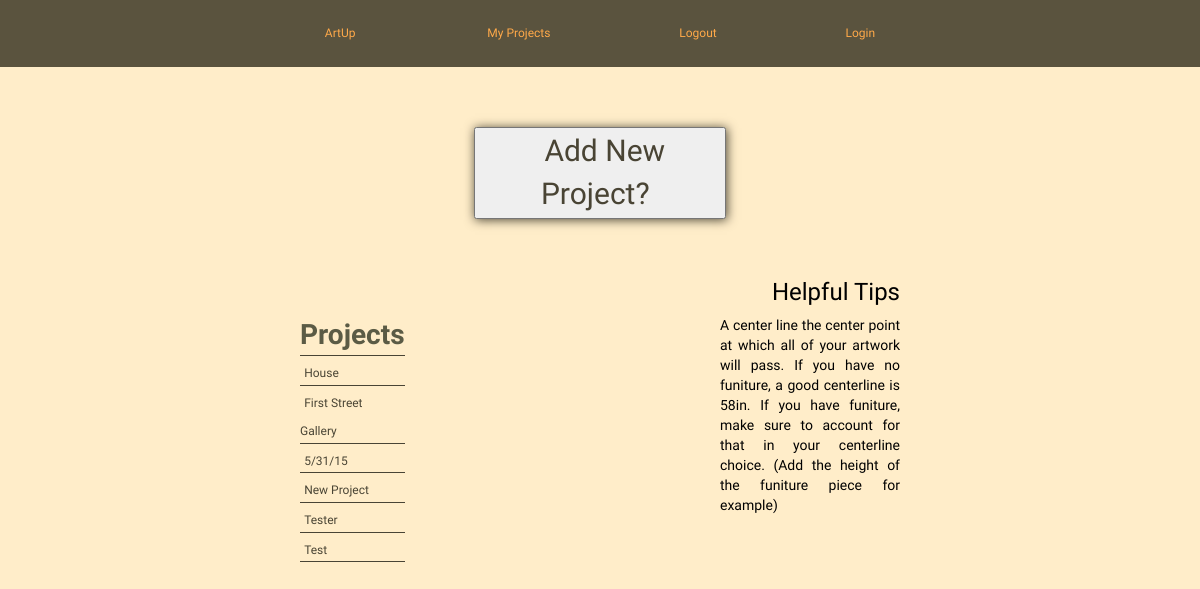
The app's page /user-profile (signed in) with its own data.
### model.py (models this page shows, shortened)
class Project(db.Model):
    __tablename__ = "projects"
    project_id = db.Column(db.Integer, autoincrement=True, primary_key=True)
    user_id = db.Column(db.Integer, db.ForeignKey('users.user_id'))
    project_name = db.Column(db.String(64), nullable=True, default='Project')

### server.py (the view)
@app.route('/user-profile')
def list_projects():
    if 'email' in session:
        cur_user_obj = User.query.filter(User.email == session['email']).first()
        cur_user_id = cur_user_obj.user_id
        cur_user_email = cur_user_obj.email
        projects = Project.query.filter(Project.user_id == cur_user_id).all()
        return render_template("user_profile.html",
                               project_list=projects,
                               email=cur_user_email)
    else:
        flash('You must Log In or Register before viewing projects')
        return render_template('homepage.html')

### templates/user_profile.html
{% extends 'base.html' %}
{% block head %}
    <link rel="stylesheet" type="text/css" href="/static/profile_style.css">
{% endblock %}
{% block content %}
<div class="new-project">
   <button> <a href= '/new-project' data-hover="Add New Project?">
   		<span id="new-project">Add New Project?</span>
            </a>
    </button>
</div>
<div class="help-info-title">
    <h3> Helpful Tips </h3>
    <p> A center line the center point at which all of your artwork will pass.
        If you have no funiture, a good centerline is 58in. If you have funiture, make
        sure to account for that in your centerline choice. (Add the height of the funiture piece for example)
    </p>
</div>
<table>
  <thead>
    <tr>
      <th scope="col">Projects</th>
    </tr>
  </thead>
  <tbody>
      {% for project in project_list %}
        <tr scope="col">
           <td><a href = '/project/{{ project.project_id }}'
            id = "list" data-hover="{{ project.project_name }}">
            {{ project.project_name }}
            </a><td>
        <tr>
      {% endfor %}
  </tbody>
</table>
{% endblock %}

### static/styles.css (style rules this page uses)
* { box-sizing: border-box; }
body { text-align: center; }
a:link { color: rgb(255, 169, 73); text-decoration: none; }
@media only screen
  and (min-width: 600px) 
  and (max-width: 1200px) { a:link { font-size: 12px; padding: 10px 4%; } }

### static/profile_style.css (style rules this page uses)
body { font-family: 'Raleway', sans-serif; background-color: #ffedc9; color: black; }
button { box-shadow: 1px 1px 10px #494434; margin-top: 5%; }
#new-project { color: #494434; font-size: 30px; }
table { margin-left: 25%; }
th { padding-ottom: 7%; font-size: 28px; color: #5b5b45 }
tr { font-size: 20px; text-align: left; border-bottom: 1px solid #494434; }
#list { color: #494434; }
h3 { margin-top: 5%; margin-right: 25%; text-align: right; }
p { max-width: 15%; float: right; text-align: justify; margin-right: 25%; }

### records on screen
Project: project_name "House"
Project: project_name "First Street Gallery"
Project: project_name "5/31/15"
Project: project_name "New Project"
Project: project_name "Tester"
Project: project_name "Test"
